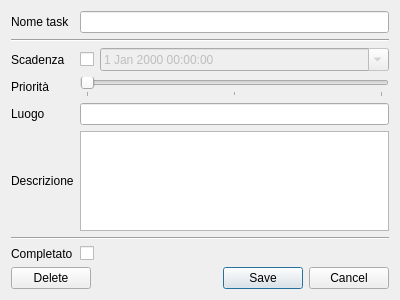
<?xml version="1.0" encoding="UTF-8"?>
<ui version="4.0">
 <class>DialogTask</class>
 <widget class="QDialog" name="DialogTask">
  <property name="geometry">
   <rect>
    <x>0</x>
    <y>0</y>
    <width>400</width>
    <height>300</height>
   </rect>
  </property>
  <property name="windowTitle">
   <string>Dialog</string>
  </property>
  <layout class="QGridLayout" name="gridLayout">
   <item row="0" column="0">
    <widget class="QLabel" name="labelName">
     <property name="text">
      <string>Nome task</string>
     </property>
    </widget>
   </item>
   <item row="3" column="0">
    <widget class="QLabel" name="labelPriority">
     <property name="text">
      <string>Priorità</string>
     </property>
    </widget>
   </item>
   <item row="5" column="0">
    <widget class="QLabel" name="labelDescription">
     <property name="text">
      <string>Descrizione</string>
     </property>
    </widget>
   </item>
   <item row="7" column="0" colspan="2">
    <widget class="Line" name="line_2">
     <property name="orientation">
      <enum>Qt::Horizontal</enum>
     </property>
    </widget>
   </item>
   <item row="2" column="1">
    <layout class="QHBoxLayout" name="layoutDueDate">
     <item>
      <widget class="QCheckBox" name="enableDueDate">
       <property name="toolTip">
        <string>Abilita campo scadenza</string>
       </property>
       <property name="text">
        <string/>
       </property>
      </widget>
     </item>
     <item>
      <widget class="QDateTimeEdit" name="fieldDueDate">
       <property name="enabled">
        <bool>false</bool>
       </property>
       <property name="sizePolicy">
        <sizepolicy hsizetype="MinimumExpanding" vsizetype="Fixed">
         <horstretch>0</horstretch>
         <verstretch>0</verstretch>
        </sizepolicy>
       </property>
       <property name="calendarPopup">
        <bool>true</bool>
       </property>
      </widget>
     </item>
    </layout>
   </item>
   <item row="9" column="0" colspan="2">
    <layout class="QHBoxLayout" name="buttonLayout">
     <property name="topMargin">
      <number>0</number>
     </property>
     <item>
      <widget class="QPushButton" name="deleteButton">
       <property name="text">
        <string>Delete</string>
       </property>
      </widget>
     </item>
     <item>
      <widget class="QDialogButtonBox" name="okCancelButtons">
       <property name="orientation">
        <enum>Qt::Horizontal</enum>
       </property>
       <property name="standardButtons">
        <set>QDialogButtonBox::Cancel|QDialogButtonBox::Save</set>
       </property>
       <property name="centerButtons">
        <bool>false</bool>
       </property>
      </widget>
     </item>
    </layout>
   </item>
   <item row="4" column="1">
    <widget class="QLineEdit" name="fieldLocation"/>
   </item>
   <item row="3" column="1">
    <widget class="QSlider" name="prioritySlider">
     <property name="minimum">
      <number>1</number>
     </property>
     <property name="maximum">
      <number>3</number>
     </property>
     <property name="orientation">
      <enum>Qt::Horizontal</enum>
     </property>
     <property name="tickPosition">
      <enum>QSlider::TicksBelow</enum>
     </property>
     <property name="tickInterval">
      <number>1</number>
     </property>
    </widget>
   </item>
   <item row="4" column="0">
    <widget class="QLabel" name="labelLocation">
     <property name="text">
      <string>Luogo</string>
     </property>
    </widget>
   </item>
   <item row="2" column="0">
    <widget class="QLabel" name="labelDueDate">
     <property name="text">
      <string>Scadenza</string>
     </property>
    </widget>
   </item>
   <item row="0" column="1">
    <widget class="QLineEdit" name="fieldTaskName"/>
   </item>
   <item row="5" column="1">
    <widget class="QTextEdit" name="fieldDescription">
     <property name="tabChangesFocus">
      <bool>true</bool>
     </property>
    </widget>
   </item>
   <item row="1" column="0" colspan="2">
    <widget class="Line" name="line">
     <property name="frameShadow">
      <enum>QFrame::Sunken</enum>
     </property>
     <property name="orientation">
      <enum>Qt::Horizontal</enum>
     </property>
    </widget>
   </item>
   <item row="8" column="0">
    <widget class="QLabel" name="labelCompleted">
     <property name="text">
      <string>Completato</string>
     </property>
    </widget>
   </item>
   <item row="8" column="1">
    <widget class="QCheckBox" name="taskCompleted">
     <property name="text">
      <string/>
     </property>
    </widget>
   </item>
  </layout>
 </widget>
 <resources/>
 <connections>
  <connection>
   <sender>okCancelButtons</sender>
   <signal>accepted()</signal>
   <receiver>DialogTask</receiver>
   <slot>accept()</slot>
   <hints>
    <hint type="sourcelabel">
     <x>240</x>
     <y>278</y>
    </hint>
    <hint type="destinationlabel">
     <x>199</x>
     <y>149</y>
    </hint>
   </hints>
  </connection>
  <connection>
   <sender>okCancelButtons</sender>
   <signal>rejected()</signal>
   <receiver>DialogTask</receiver>
   <slot>reject()</slot>
   <hints>
    <hint type="sourcelabel">
     <x>240</x>
     <y>278</y>
    </hint>
    <hint type="destinationlabel">
     <x>199</x>
     <y>149</y>
    </hint>
   </hints>
  </connection>
  <connection>
   <sender>deleteButton</sender>
   <signal>clicked()</signal>
   <receiver>DialogTask</receiver>
   <slot>deleteEvent()</slot>
   <hints>
    <hint type="sourcelabel">
     <x>36</x>
     <y>269</y>
    </hint>
    <hint type="destinationlabel">
     <x>93</x>
     <y>296</y>
    </hint>
   </hints>
  </connection>
  <connection>
   <sender>enableDueDate</sender>
   <signal>stateChanged(int)</signal>
   <receiver>DialogTask</receiver>
   <slot>enableDueDate(int)</slot>
   <hints>
    <hint type="sourcelabel">
     <x>79</x>
     <y>57</y>
    </hint>
    <hint type="destinationlabel">
     <x>124</x>
     <y>70</y>
    </hint>
   </hints>
  </connection>
 </connections>
 <slots>
  <slot>deleteEvent()</slot>
  <slot>enableDueDate(int)</slot>
 </slots>
</ui>
